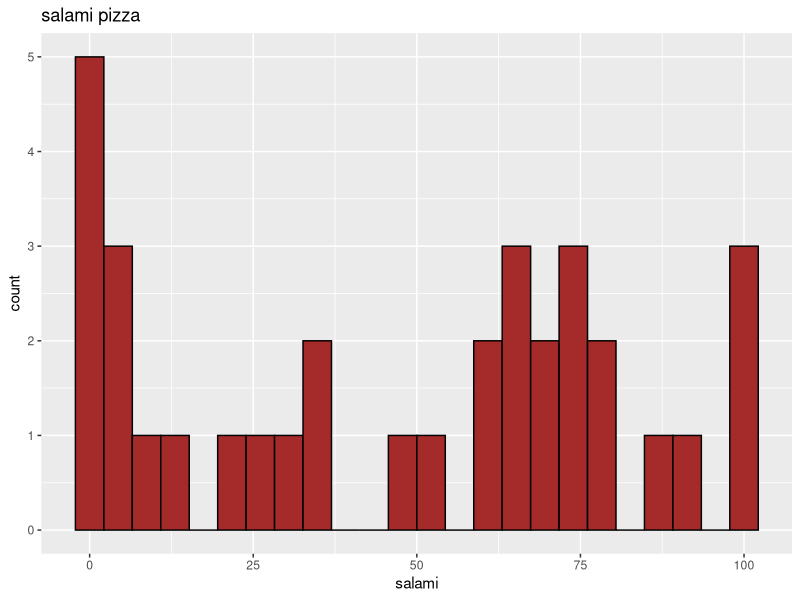
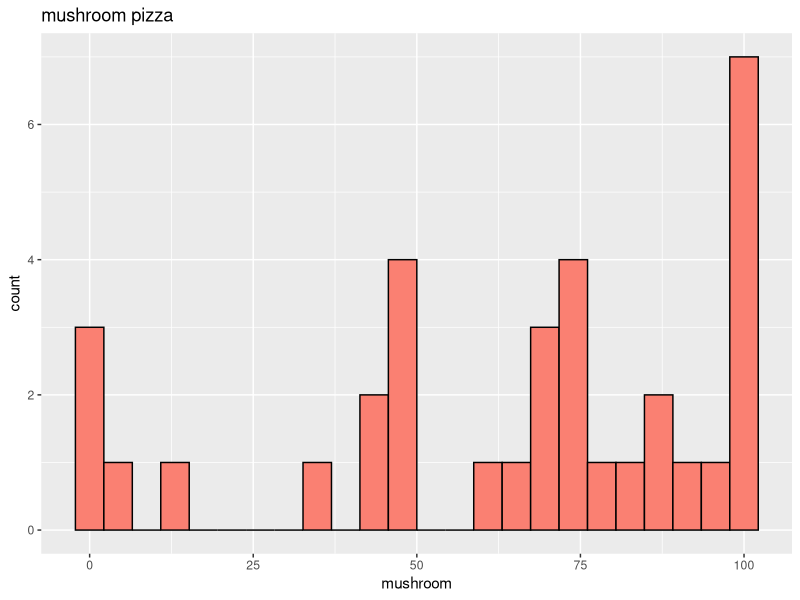
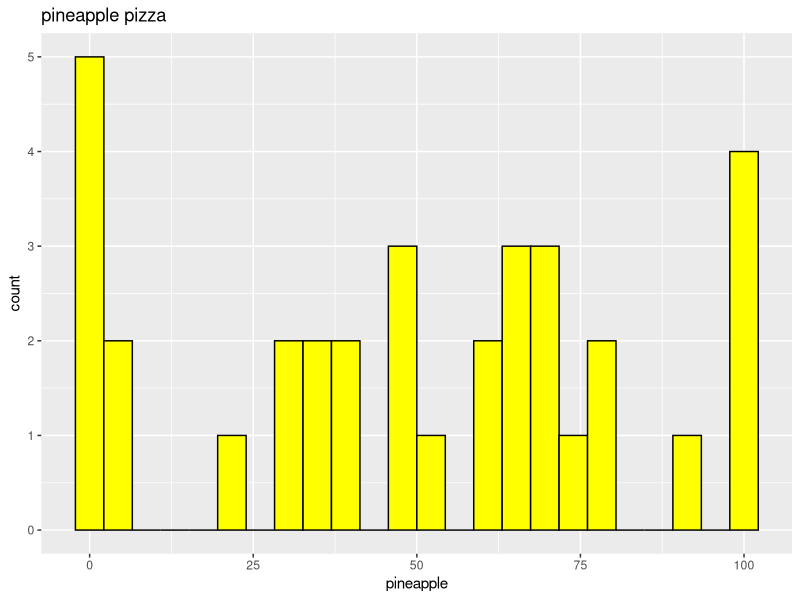

Generate these figures, in order, with R:
## ---- chunk 1
survey_data <- read.csv("survey.csv", header=TRUE)
## ---- chunk 2
means <- mean(survey_data$words, na.rm=TRUE)
stds <- sd(survey_data$words, na.rm=TRUE)

writeLines(c(
  paste("average mean (words):", round(means, 2)),
  paste("standard deviation (words):", round(stds, 2))
))
## ---- chunk 3
means <- mean(survey_data$stats_xp)
stds <- sd(survey_data$stats_xp)

writeLines(c(
  paste("average mean (stats_xp):", round(means, 2)),
  paste("standard deviation (stats_xp):", round(stds, 2))
))
## ---- chunk 4
library(ggplot2)
ggplot(survey_data, aes(x = salami)) +
  geom_histogram(col="black", fill="brown", bins=24) +
  ggtitle("salami pizza")

ggplot(survey_data, aes(x = mushroom)) +
  geom_histogram(col="black", fill="salmon", bins=24) +
  ggtitle("mushroom pizza")

ggplot(survey_data, aes(x = pineapple)) +
  geom_histogram(col="black", fill="yellow", bins=24) +
  ggtitle("pineapple pizza")
